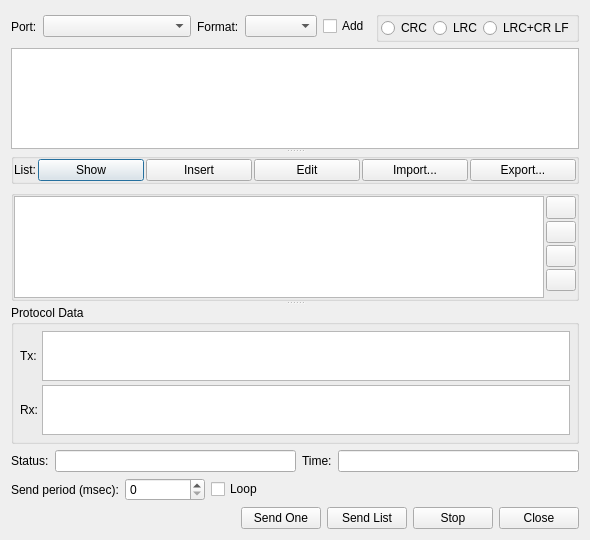
<?xml version="1.0" encoding="UTF-8"?>
<ui version="4.0">
 <class>mbClientSendBytesUi</class>
 <widget class="QDialog" name="mbClientSendBytesUi">
  <property name="geometry">
   <rect>
    <x>0</x>
    <y>0</y>
    <width>590</width>
    <height>540</height>
   </rect>
  </property>
  <property name="windowTitle">
   <string>Send Bytes</string>
  </property>
  <property name="windowIcon">
   <iconset resource="../client_rsc.qrc">
    <normaloff>:/client/icons/sendbytes.png</normaloff>:/client/icons/sendbytes.png</iconset>
  </property>
  <layout class="QVBoxLayout" name="verticalLayout_2">
   <item>
    <layout class="QHBoxLayout" name="horizontalLayout_2" stretch="0,1,0,0,0,0">
     <item>
      <widget class="QLabel" name="lbPort">
       <property name="text">
        <string>Port:</string>
       </property>
      </widget>
     </item>
     <item>
      <widget class="QComboBox" name="cmbPort">
       <property name="minimumSize">
        <size>
         <width>100</width>
         <height>0</height>
        </size>
       </property>
      </widget>
     </item>
     <item>
      <widget class="QLabel" name="lbByteFormat">
       <property name="text">
        <string>Format:</string>
       </property>
      </widget>
     </item>
     <item>
      <widget class="QComboBox" name="cmbByteFormat">
       <property name="minimumSize">
        <size>
         <width>0</width>
         <height>0</height>
        </size>
       </property>
      </widget>
     </item>
     <item>
      <widget class="QCheckBox" name="chbAddCheck">
       <property name="text">
        <string>Add</string>
       </property>
      </widget>
     </item>
     <item>
      <widget class="QGroupBox" name="grChecksum">
       <property name="title">
        <string/>
       </property>
       <property name="flat">
        <bool>false</bool>
       </property>
       <property name="checkable">
        <bool>false</bool>
       </property>
       <property name="checked">
        <bool>false</bool>
       </property>
       <layout class="QHBoxLayout" name="horizontalLayout_7">
        <property name="spacing">
         <number>1</number>
        </property>
        <property name="leftMargin">
         <number>2</number>
        </property>
        <property name="topMargin">
         <number>0</number>
        </property>
        <property name="rightMargin">
         <number>2</number>
        </property>
        <property name="bottomMargin">
         <number>0</number>
        </property>
        <item>
         <widget class="QRadioButton" name="rdCRC">
          <property name="text">
           <string>CRC</string>
          </property>
         </widget>
        </item>
        <item>
         <widget class="QRadioButton" name="rdLRC">
          <property name="text">
           <string>LRC</string>
          </property>
         </widget>
        </item>
        <item>
         <widget class="QRadioButton" name="rdLRC_CR_LF">
          <property name="text">
           <string>LRC+CR LF</string>
          </property>
         </widget>
        </item>
       </layout>
      </widget>
     </item>
    </layout>
   </item>
   <item>
    <widget class="QSplitter" name="splitter">
     <property name="orientation">
      <enum>Qt::Vertical</enum>
     </property>
     <property name="opaqueResize">
      <bool>false</bool>
     </property>
     <property name="childrenCollapsible">
      <bool>false</bool>
     </property>
     <widget class="QPlainTextEdit" name="txtData">
      <property name="enabled">
       <bool>true</bool>
      </property>
      <property name="undoRedoEnabled">
       <bool>false</bool>
      </property>
      <property name="readOnly">
       <bool>false</bool>
      </property>
     </widget>
     <widget class="QGroupBox" name="grListMenu">
      <property name="maximumSize">
       <size>
        <width>16777215</width>
        <height>35</height>
       </size>
      </property>
      <property name="title">
       <string/>
      </property>
      <layout class="QHBoxLayout" name="horizontalLayout">
       <property name="spacing">
        <number>2</number>
       </property>
       <property name="leftMargin">
        <number>0</number>
       </property>
       <property name="topMargin">
        <number>0</number>
       </property>
       <property name="rightMargin">
        <number>0</number>
       </property>
       <property name="bottomMargin">
        <number>0</number>
       </property>
       <item>
        <widget class="QLabel" name="label_2">
         <property name="sizePolicy">
          <sizepolicy hsizetype="Fixed" vsizetype="Preferred">
           <horstretch>0</horstretch>
           <verstretch>0</verstretch>
          </sizepolicy>
         </property>
         <property name="text">
          <string>List:</string>
         </property>
        </widget>
       </item>
       <item>
        <widget class="QPushButton" name="btnListShowHide">
         <property name="text">
          <string>Show</string>
         </property>
        </widget>
       </item>
       <item>
        <widget class="QPushButton" name="btnListInsert">
         <property name="text">
          <string>Insert</string>
         </property>
        </widget>
       </item>
       <item>
        <widget class="QPushButton" name="btnListEdit">
         <property name="text">
          <string>Edit</string>
         </property>
        </widget>
       </item>
       <item>
        <widget class="QPushButton" name="btnListImport">
         <property name="text">
          <string>Import...</string>
         </property>
        </widget>
       </item>
       <item>
        <widget class="QPushButton" name="btnListExport">
         <property name="text">
          <string>Export...</string>
         </property>
        </widget>
       </item>
      </layout>
     </widget>
    </widget>
   </item>
   <item>
    <widget class="QSplitter" name="splitter_2">
     <property name="orientation">
      <enum>Qt::Vertical</enum>
     </property>
     <property name="opaqueResize">
      <bool>false</bool>
     </property>
     <property name="childrenCollapsible">
      <bool>false</bool>
     </property>
     <widget class="QGroupBox" name="grList">
      <property name="title">
       <string/>
      </property>
      <layout class="QHBoxLayout" name="horizontalLayout_8">
       <property name="spacing">
        <number>2</number>
       </property>
       <property name="leftMargin">
        <number>0</number>
       </property>
       <property name="topMargin">
        <number>0</number>
       </property>
       <property name="rightMargin">
        <number>0</number>
       </property>
       <property name="bottomMargin">
        <number>0</number>
       </property>
       <item>
        <widget class="QListView" name="lsList">
         <property name="selectionMode">
          <enum>QAbstractItemView::ExtendedSelection</enum>
         </property>
        </widget>
       </item>
       <item>
        <layout class="QVBoxLayout" name="verticalLayout">
         <property name="spacing">
          <number>2</number>
         </property>
         <item>
          <widget class="QPushButton" name="btnListRemove">
           <property name="maximumSize">
            <size>
             <width>30</width>
             <height>16777215</height>
            </size>
           </property>
           <property name="font">
            <font>
             <pointsize>10</pointsize>
             <bold>true</bold>
            </font>
           </property>
           <property name="text">
            <string/>
           </property>
           <property name="icon">
            <iconset resource="../../../core/gui/core_rsc.qrc">
             <normaloff>:/core/icons/minus.png</normaloff>:/core/icons/minus.png</iconset>
           </property>
          </widget>
         </item>
         <item>
          <widget class="QPushButton" name="btnListMoveUp">
           <property name="maximumSize">
            <size>
             <width>30</width>
             <height>16777215</height>
            </size>
           </property>
           <property name="text">
            <string/>
           </property>
           <property name="icon">
            <iconset resource="../../../core/gui/core_rsc.qrc">
             <normaloff>:/core/icons/arrow_up.png</normaloff>:/core/icons/arrow_up.png</iconset>
           </property>
          </widget>
         </item>
         <item>
          <widget class="QPushButton" name="btnListMoveDown">
           <property name="maximumSize">
            <size>
             <width>30</width>
             <height>16777215</height>
            </size>
           </property>
           <property name="text">
            <string/>
           </property>
           <property name="icon">
            <iconset resource="../../../core/gui/core_rsc.qrc">
             <normaloff>:/core/icons/arrow_down.png</normaloff>:/core/icons/arrow_down.png</iconset>
           </property>
          </widget>
         </item>
         <item>
          <widget class="QPushButton" name="btnListClear">
           <property name="maximumSize">
            <size>
             <width>30</width>
             <height>16777215</height>
            </size>
           </property>
           <property name="text">
            <string/>
           </property>
           <property name="icon">
            <iconset resource="../../../core/gui/core_rsc.qrc">
             <normaloff>:/core/icons/clear.png</normaloff>:/core/icons/clear.png</iconset>
           </property>
          </widget>
         </item>
         <item>
          <spacer name="verticalSpacer">
           <property name="orientation">
            <enum>Qt::Vertical</enum>
           </property>
           <property name="sizeHint" stdset="0">
            <size>
             <width>20</width>
             <height>40</height>
            </size>
           </property>
          </spacer>
         </item>
        </layout>
       </item>
      </layout>
     </widget>
     <widget class="QGroupBox" name="grProtocolData">
      <property name="title">
       <string>Protocol Data</string>
      </property>
      <layout class="QGridLayout" name="gridLayout">
       <property name="leftMargin">
        <number>6</number>
       </property>
       <property name="topMargin">
        <number>6</number>
       </property>
       <property name="rightMargin">
        <number>6</number>
       </property>
       <property name="bottomMargin">
        <number>6</number>
       </property>
       <property name="spacing">
        <number>4</number>
       </property>
       <item row="0" column="0">
        <widget class="QLabel" name="label_6">
         <property name="text">
          <string>Tx:</string>
         </property>
        </widget>
       </item>
       <item row="0" column="1">
        <widget class="QPlainTextEdit" name="txtModbusTx">
         <property name="enabled">
          <bool>true</bool>
         </property>
         <property name="sizePolicy">
          <sizepolicy hsizetype="Expanding" vsizetype="Fixed">
           <horstretch>0</horstretch>
           <verstretch>0</verstretch>
          </sizepolicy>
         </property>
         <property name="maximumSize">
          <size>
           <width>16777215</width>
           <height>50</height>
          </size>
         </property>
         <property name="undoRedoEnabled">
          <bool>false</bool>
         </property>
         <property name="readOnly">
          <bool>true</bool>
         </property>
        </widget>
       </item>
       <item row="1" column="0">
        <widget class="QLabel" name="label_5">
         <property name="text">
          <string>Rx:</string>
         </property>
        </widget>
       </item>
       <item row="1" column="1">
        <widget class="QPlainTextEdit" name="txtModbusRx">
         <property name="enabled">
          <bool>true</bool>
         </property>
         <property name="sizePolicy">
          <sizepolicy hsizetype="Expanding" vsizetype="Fixed">
           <horstretch>0</horstretch>
           <verstretch>0</verstretch>
          </sizepolicy>
         </property>
         <property name="maximumSize">
          <size>
           <width>16777215</width>
           <height>50</height>
          </size>
         </property>
         <property name="undoRedoEnabled">
          <bool>false</bool>
         </property>
         <property name="readOnly">
          <bool>true</bool>
         </property>
        </widget>
       </item>
      </layout>
     </widget>
    </widget>
   </item>
   <item>
    <layout class="QHBoxLayout" name="horizontalLayout_5">
     <item>
      <widget class="QLabel" name="label">
       <property name="text">
        <string>Status:</string>
       </property>
      </widget>
     </item>
     <item>
      <widget class="QLineEdit" name="lnStatus">
       <property name="readOnly">
        <bool>true</bool>
       </property>
      </widget>
     </item>
     <item>
      <widget class="QLabel" name="label_3">
       <property name="text">
        <string>Time:</string>
       </property>
      </widget>
     </item>
     <item>
      <widget class="QLineEdit" name="lnTimestamp">
       <property name="readOnly">
        <bool>true</bool>
       </property>
      </widget>
     </item>
    </layout>
   </item>
   <item>
    <layout class="QHBoxLayout" name="horizontalLayout_4">
     <item>
      <widget class="QLabel" name="label_10">
       <property name="text">
        <string>Send period (msec):</string>
       </property>
      </widget>
     </item>
     <item>
      <widget class="QSpinBox" name="spPeriod">
       <property name="minimumSize">
        <size>
         <width>80</width>
         <height>0</height>
        </size>
       </property>
       <property name="maximum">
        <number>100000000</number>
       </property>
       <property name="value">
        <number>0</number>
       </property>
      </widget>
     </item>
     <item>
      <widget class="QCheckBox" name="chbUseLoop">
       <property name="text">
        <string>Loop</string>
       </property>
      </widget>
     </item>
     <item>
      <spacer name="horizontalSpacer">
       <property name="orientation">
        <enum>Qt::Horizontal</enum>
       </property>
       <property name="sizeHint" stdset="0">
        <size>
         <width>40</width>
         <height>20</height>
        </size>
       </property>
      </spacer>
     </item>
    </layout>
   </item>
   <item>
    <spacer name="verticalSpacer_2">
     <property name="orientation">
      <enum>Qt::Vertical</enum>
     </property>
     <property name="sizeHint" stdset="0">
      <size>
       <width>20</width>
       <height>40</height>
      </size>
     </property>
    </spacer>
   </item>
   <item>
    <layout class="QHBoxLayout" name="horizontalLayout_3" stretch="0,0,0,0,0">
     <item>
      <spacer name="horizontalSpacer_3">
       <property name="orientation">
        <enum>Qt::Horizontal</enum>
       </property>
       <property name="sizeHint" stdset="0">
        <size>
         <width>40</width>
         <height>20</height>
        </size>
       </property>
      </spacer>
     </item>
     <item>
      <widget class="QPushButton" name="btnSendOne">
       <property name="text">
        <string>Send One</string>
       </property>
      </widget>
     </item>
     <item>
      <widget class="QPushButton" name="btnSendList">
       <property name="text">
        <string>Send List</string>
       </property>
      </widget>
     </item>
     <item>
      <widget class="QPushButton" name="btnStop">
       <property name="text">
        <string>Stop</string>
       </property>
      </widget>
     </item>
     <item>
      <widget class="QPushButton" name="btnClose">
       <property name="text">
        <string>Close</string>
       </property>
      </widget>
     </item>
    </layout>
   </item>
  </layout>
 </widget>
 <resources>
  <include location="../client_rsc.qrc"/>
  <include location="../../../core/gui/core_rsc.qrc"/>
 </resources>
 <connections/>
</ui>
